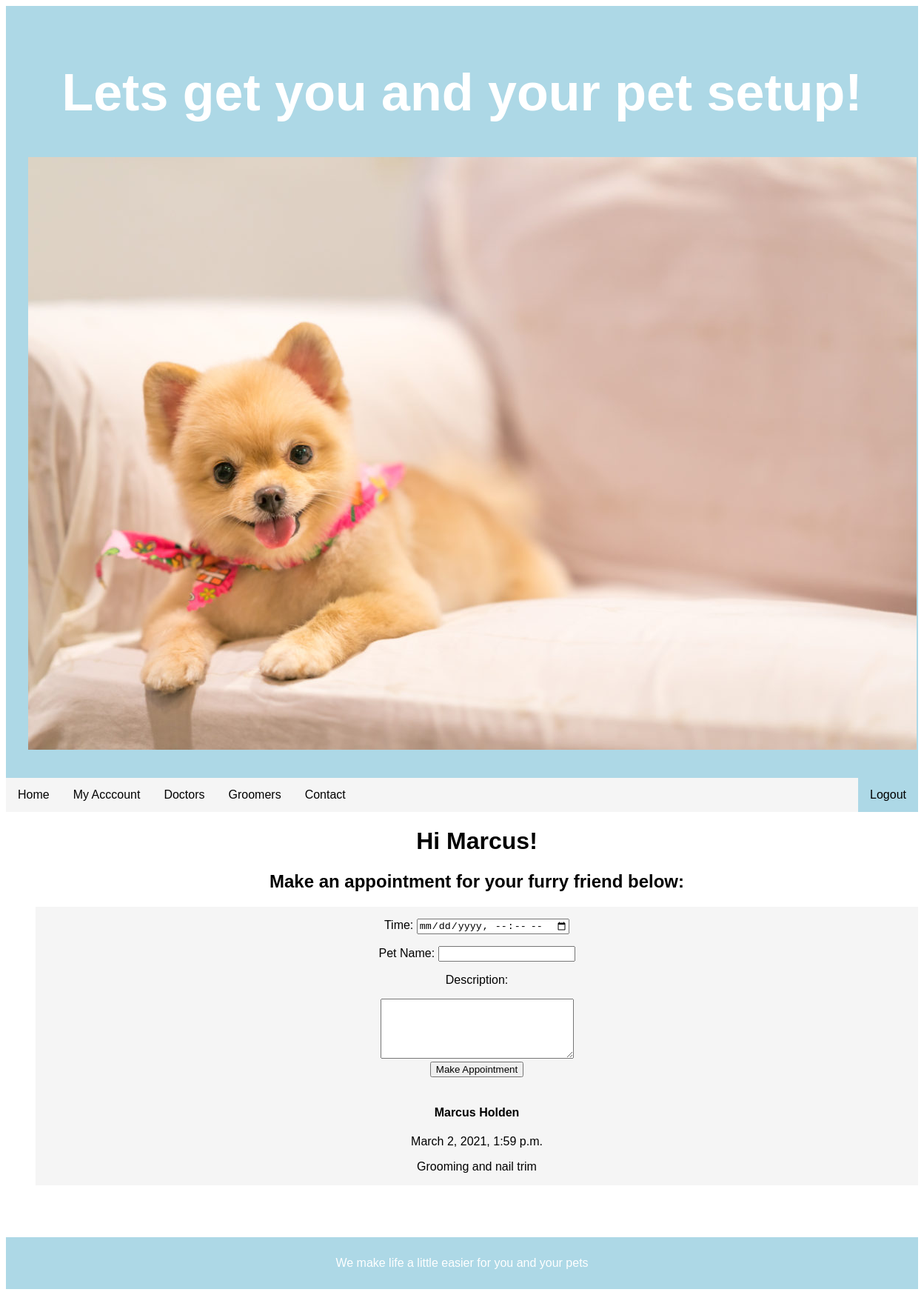
The app's page /user/2 (signed in) with its own data.
### animalprojapp/models.py (models this page shows, shortened)
class User(models.Model):
	firstname = models.CharField(max_length=255)
	lastname = models.CharField(max_length=255)
	email = models.CharField(max_length=255)
	password = models.CharField(max_length=255)
	birthday = models.DateField()
	created_at = models.DateTimeField(auto_now_add=True)
	updated_at = models.DateTimeField(auto_now=True)
	objects = UserManager()

class Appointment(models.Model):
	time = models.DateTimeField(max_length=255)
	description = models.TextField(max_length=255)
	client = models.ForeignKey(
	User, related_name="appointments", on_delete=models.CASCADE)
	created_at = models.DateTimeField(auto_now_add=True)
	updated_at = models.DateTimeField(auto_now=True)

### animalprojapp/views.py (the view)
# urls.py: path('user/<int:userid>', views.user),
def user(request, userid):
    context = {
        'loggedinuser': User.objects.get(id=request.session['loggedinuserid']),
        'userinformation': User.objects.get(id=userid),
        'petinformation': Pet.objects.all(),
        'appointment': Appointment.objects.all()
    }
    return render(request, 'user.html', context)

### animalprojapp/templates/user.html (shortened to what this page needs)
<!DOCTYPE html>
<html lang="en">
<head>
    {% load static %}
    <link rel="stylesheet" type="text/css" href="{% static 'style.css' %}">
</head>
<body>
    <header>
        <h1>Lets get you and your pet setup!</h1>
        <img src="{% static '/static/images/pom-pom1.jpg' %}" alt="">
    </header>
    <ul>
        <li><a href="/success">Home</a></li>
        <li><a href="#news">My Acccount</a></li>
        <li><a href="#news">Doctors</a></li>
        <li><a href="#news">Groomers</a></li>
        <li><a href="#contact">Contact</a></li>
        <li style="float:right"><a class="active" href="/logout">Logout</a></li>
      </ul>
    <menu>
    <h1>Hi {{loggedinuser.firstname}}!</h1>
    <h2>Make an appointment for your furry friend below:</h2>
    <ul>
        <form action="/user/{{loggedinuser.id}}/makeapp" method="post">
            <p>Time: <input type="datetime-local" name="time" value="" id=""></p>
            <p>Pet Name: <input type="text" name="client" value="" id=""></p>
            <p>Description:</p>
            <textarea name="description" id="" cols="30" rows="5"></textarea>
            <br>
            <input type="submit" value="Make Appointment">
        </form>
        <br>
        {% for appt in loggedinuser.appointments.all %}
        <h4>{{appt.client.firstname}} {{appt.client.lastname}}</h4>
        <p>{{appt.time}}</p>
        <p>{{appt.description}}</p>
        {% endfor %}
    </menu>
        <br>
        <br>
        <br>
        <footer>
            <p>We make life a little easier for you and your pets</p>
        </footer>
</body>
</html>

### animalprojapp/static/style.css (style rules this page uses)
* { box-sizing: border-box; }
body { font-family: Arial, Helvetica, sans-serif; }
header { background-color: lightblue; padding: 30px; text-align: center; font-size: 35px; color: white; }
footer { background-color: lightblue; padding: 10px; text-align: center; color: white; }
menu { align-self: center; text-align: center; }

### animalprojapp/templates/user.html (style rules this page uses)
ul { list-style-type: none; margin: 0; padding: 0; overflow: hidden; background-color: whitesmoke; }
li { float: left; }
li a { display: block; color: black; text-align: center; padding: 14px 16px; text-decoration: none; }
.active { background-color: lightblue; }

### records on screen
User: firstname "Marcus"
Appointment: client.firstname "Marcus", client.lastname "Holden", time "March 2, 2021, 1:59 p.m.", description "Grooming and nail trim"
